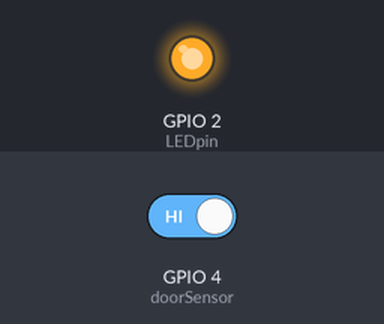
The sketch below on a simulated ESP8266 (NodeMCU). On the bench: output pins drawn as LEDs (lit = HIGH). Inputs (shaded band) come from the test bench; at power-on: GPIO 4 (doorSensor) HIGH. WiFi joins after 1.5 s; servers stay silent unless stated; what the sketch prints to the serial monitor is not drawn.

Above: at 2.7 s.
2.8 s: GPIO 4 (doorSensor) driven LOW
At 3.2 s:
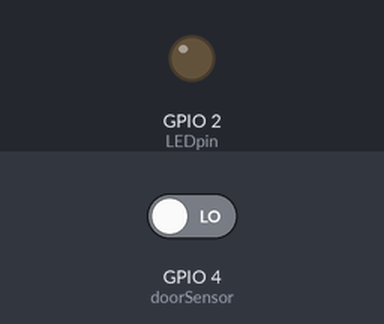
4.3 s: GPIO 4 (doorSensor) driven HIGH
At 5.6 s:
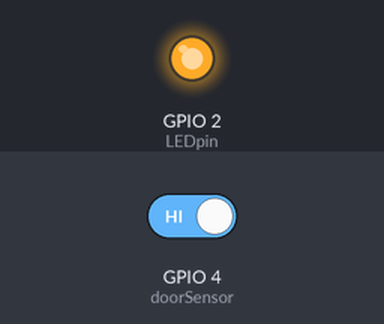
Timing chart, 0 to 7.3 s (numbered marks = the images above; inputs shaded):
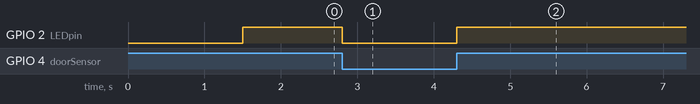

Measured:
- after the input at 2.8 s, GPIO 2 (LEDpin): HIGH → LOW at once
- after the input at 4.3 s, GPIO 2 (LEDpin): LOW → HIGH at once

The sketch:

NodeMCU_Door_wifi_Project.ino
```cpp
#include <ESP8266WiFi.h>
const int LEDpin = 2;
const int doorSensor = 4;
int doorStatus=0;
String username = "DIGISOL" , pwd ="";
void setup_wifi(){
  Serial.println();
  Serial.print("Connecting to WiFi ");

  WiFi.begin(username , pwd);

  while (WiFi.status() != WL_CONNECTED) {
    delay(500);
    Serial.print(".");
  }
  Serial.println("");
  Serial.println("WiFi connected");

  // Print the IP address
  Serial.print("Use this URL to connect: ");
  Serial.print("http://");
  Serial.print(WiFi.localIP());
  Serial.println("/");
}
void setup() {
  Serial.begin(115200);
  pinMode(LEDpin , OUTPUT);
  pinMode(doorSensor , INPUT_PULLUP);
  setup_wifi() ;
//  testing LED
//  for (int i=5; i--;){
//    digitalWrite(LEDpin, HIGH);delay(500);
//    digitalWrite(LEDpin, LOW); delay(500);
//  }
}
void loop() {
   if (digitalRead(doorSensor) == HIGH){
      if (doorStatus!=1) { doorStatus=1;
        digitalWrite(LEDpin, HIGH);
        Serial.println("Door Open");
      }
   }else{
      if (doorStatus !=0) {
        doorStatus = 0;
        digitalWrite(LEDpin, LOW);
        Serial.println("Door Close");
      }
   }

}
```
